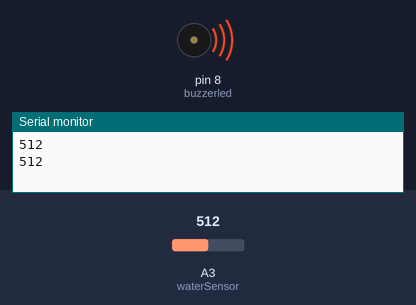
This sketch was run on a simulated Arduino Uno, built with avr-gcc and run on an emulated ATmega328P. Shown: buzzer (waves = sounding), the last lines printed to the serial monitor. The inputs (shaded band) are chosen by the test bench; at power-on: A3 (waterSensor) = 512.

Above: at 3.8 s.
3.9 s: A3 (waterSensor) set to 90
At 7.1 s:
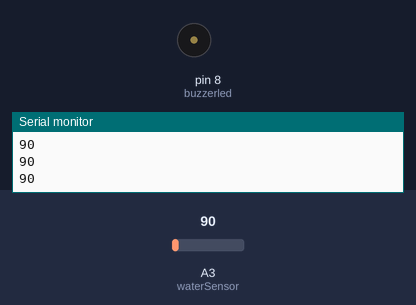
7.8 s: A3 (waterSensor) set to 95
11.7 s: A3 (waterSensor) set to 109
At 12.9 s:
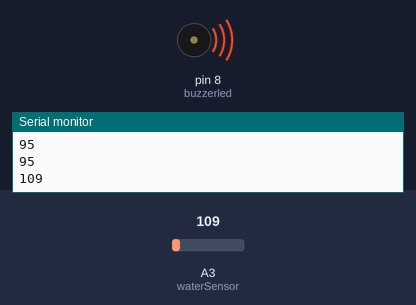
19.2 s: A3 (waterSensor) set to 0
At 21.0 s:
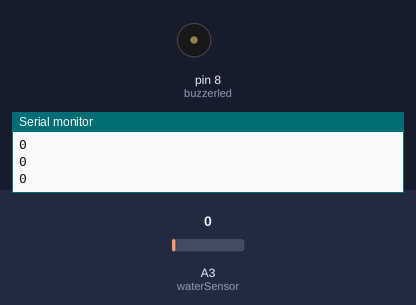
23.1 s: A3 (waterSensor) set to 110
At 23.9 s:
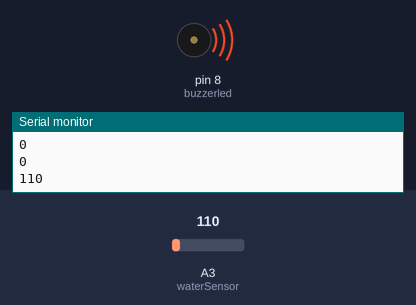
Timing chart, 0 to 26.1 s (numbered marks = the images above; inputs shaded):
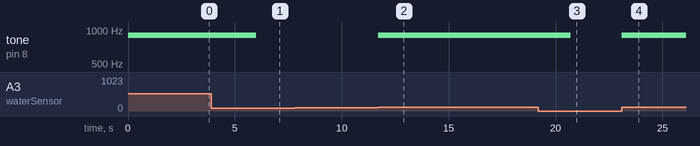

The sketch:

Water_sensor_test.ino
```cpp
int waterSensor = A3;//define water sensor to pin A3
int buzzerled = 8;//define buzzer and led to pin 8
int SensorValue;//create sensor data variable

void setup() {
  Serial.begin(9600);
  pinMode(buzzerled, OUTPUT); //set buzzer and led as an output
  pinMode(waterSensor, INPUT); //set water sensor as an input

}

void loop() {

  int sensorValue = analogRead(waterSensor);//read the water sensor value
  Serial.println(sensorValue);
  if (sensorValue >= 100) {
    tone(buzzerled, 900);
    delay(3000);
  }
  else (sensorValue < 100); {
    noTone(buzzerled);
  }
}
```

Measured:
- the behaviour switches between 99 and 100 on A3 (waterSensor) (found by bisection; images 1 and 2)
- after the input at 3.9 s, tone on pin 8 (buzzerled): 900 Hz → silent after 2.1 s
- after the input at 11.7 s, tone on pin 8 (buzzerled): silent → 900 Hz at once
- after the input at 19.2 s, tone on pin 8 (buzzerled): 900 Hz → silent after 1.5 s
- after the input at 23.1 s, tone on pin 8 (buzzerled): silent → 900 Hz at once
